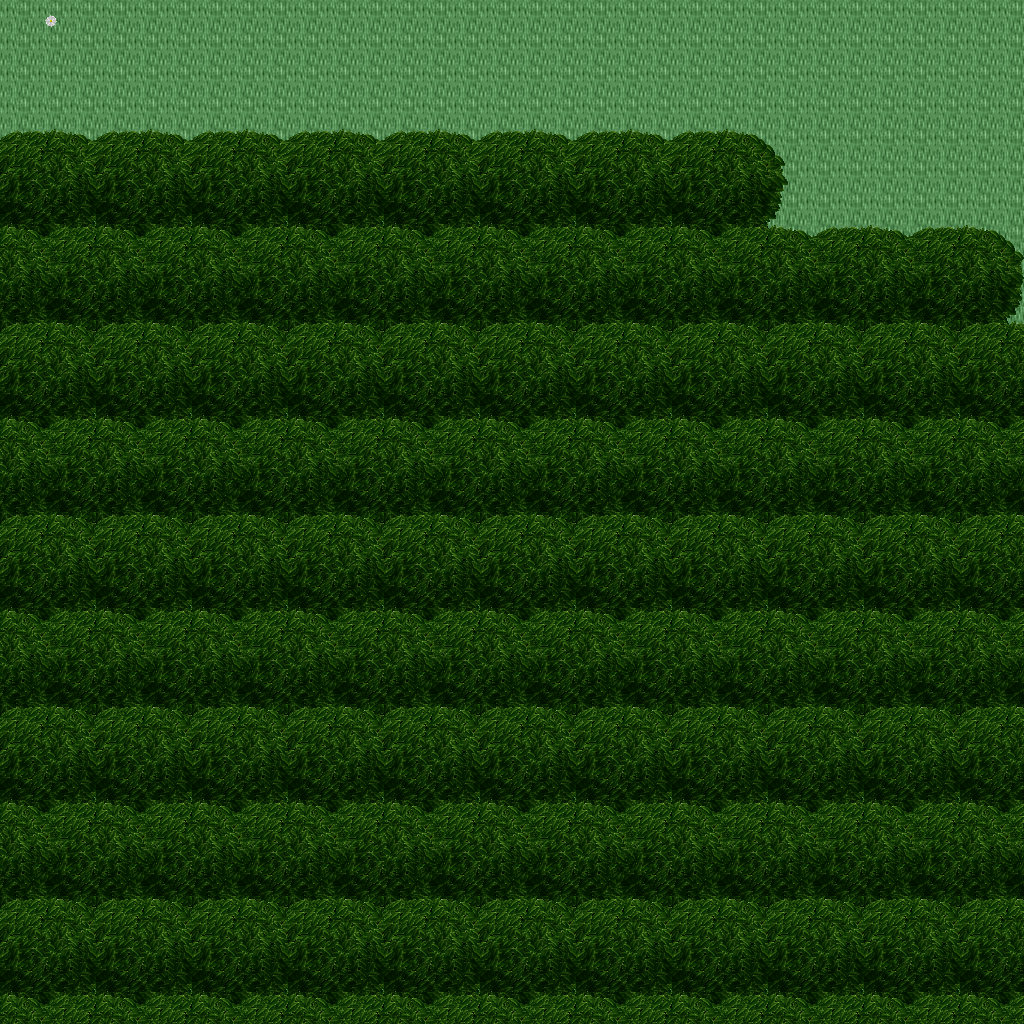

This is a level from a 2D game, rendered from its Tiled map with the project's own tilesets. A one-line summary and the map file follow, with tile-layer data summarised:
An orthogonal 32x32 tile map with 32x32 px tiles, 5 tile layers (Ground, Objects, Objects2, Above, ...), 1 hidden layer not drawn, 29 tilesets.

<map version="1.10" tiledversion="1.11.0" orientation="orthogonal" renderorder="right-down" width="32" height="32" tilewidth="32" tileheight="32" infinite="0" nextlayerid="11" nextobjectid="1">
 <tileset firstgid="1" name="ground_ground" tilewidth="32" tileheight="32" tilecount="33" columns="3">
  <image source="../drawable/ground_ground.png" width="96" height="352" />
 </tileset>
 <tileset firstgid="34" name="plant_flower_daisy_white" tilewidth="32" tileheight="32" tilecount="8" columns="2">
  <image source="../drawable/plant_flower_daisy_white.png" width="64" height="128" />
 </tileset>
 <tileset firstgid="42" name="plant_grasses" tilewidth="32" tileheight="32" tilecount="6" columns="3">
  <image source="../drawable/plant_grasses.png" width="96" height="64" />
 </tileset>
 <tileset firstgid="48" name="plant_flower_daisy_yellow" tilewidth="32" tileheight="32" tilecount="8" columns="2">
  <image source="../drawable/plant_flower_daisy_yellow.png" width="64" height="128" />
 </tileset>
 <tileset firstgid="56" name="plant_leaves" tilewidth="32" tileheight="32" tilecount="8" columns="4">
  <image source="../drawable/plant_leaves.png" width="128" height="64" />
 </tileset>
 <tileset firstgid="64" name="building_wall_wall_brown" tilewidth="32" tileheight="32" tilecount="12" columns="3">
  <image source="../drawable/building_wall_wall_brown.png" width="96" height="128" />
 </tileset>
 <tileset firstgid="76" name="building_wall_stone" tilewidth="32" tileheight="32" tilecount="12" columns="3">
  <image source="../drawable/building_wall_stone.png" width="96" height="128" />
 </tileset>
 <tileset firstgid="88" name="plant_bush_bushes" tilewidth="32" tileheight="32" tilecount="10" columns="5">
  <image source="../drawable/plant_bush_bushes.png" width="160" height="64" />
 </tileset>
 <tileset firstgid="98" name="plant_cactus" tilewidth="32" tileheight="32" tilecount="2" columns="1">
  <image source="../drawable/plant_cactus.png" width="32" height="64" />
 </tileset>
 <tileset firstgid="100" name="plant_stump_stump_brown" tilewidth="32" tileheight="32" tilecount="4" columns="2">
  <image source="../drawable/plant_stump_stump_brown.png" width="64" height="64" />
 </tileset>
 <tileset firstgid="104" name="plant_tree_tree_darkgreen" tilewidth="32" tileheight="32" tilecount="88" columns="8">
  <image source="../drawable/plant_tree_tree_darkgreen.png" width="256" height="352" />
 </tileset>
 <tileset firstgid="192" name="building_window_window_long" tilewidth="32" tileheight="32" tilecount="3" columns="3">
  <image source="../drawable/building_window_window_long.png" width="96" height="32" />
 </tileset>
 <tileset firstgid="195" name="building_door_door_n" tilewidth="32" tileheight="32" tilecount="6" columns="3">
  <image source="../drawable/building_door_door_n.png" width="96" height="64" />
 </tileset>
 <tileset firstgid="201" name="building_roof_green" tilewidth="32" tileheight="32" tilecount="20" columns="5">
  <image source="../drawable/building_roof_green.png" width="160" height="128" />
 </tileset>
 <tileset firstgid="221" name="plant_vine" tilewidth="32" tileheight="32" tilecount="3" columns="1">
  <image source="../drawable/plant_vine.png" width="32" height="96" />
 </tileset>
 <tileset firstgid="224" name="item_corpse_skull_dark" tilewidth="32" tileheight="32" tilecount="2" columns="2">
  <image source="../drawable/item_corpse_skull_dark.png" width="64" height="32" />
 </tileset>
 <tileset firstgid="226" name="logic_creature_animal" tilewidth="32" tileheight="32" tilecount="32" columns="8">
  <image source="../drawable/logic_creature_animal.png" width="256" height="128" />
 </tileset>
 <tileset firstgid="258" name="logic_creature_elf" tilewidth="32" tileheight="32" tilecount="16" columns="8">
  <image source="../drawable/logic_creature_elf.png" width="256" height="64" />
 </tileset>
 <tileset firstgid="274" name="logic_collision" tilewidth="32" tileheight="32" tilecount="1" columns="1">
  <image source="../drawable/logic_collision.png" width="32" height="32" />
 </tileset>
 <tileset firstgid="275" name="logic_creature_human_evil" tilewidth="32" tileheight="32" tilecount="16" columns="8">
  <image source="../drawable/logic_creature_human_evil.png" width="256" height="64" />
 </tileset>
 <tileset firstgid="291" name="building_door_closed" tilewidth="32" tileheight="32" tilecount="1" columns="1">
  <image source="../drawable/building_door_closed.png" width="32" height="32" />
 </tileset>
 <tileset firstgid="292" name="logic_portal" tilewidth="32" tileheight="32" tilecount="24" columns="8">
  <image source="../drawable/logic_portal.png" width="256" height="96" />
 </tileset>
 <tileset firstgid="316" name="ground_blue_paving" tilewidth="32" tileheight="32" tilecount="2" columns="1">
  <image source="../drawable/ground_blue_paving.png" width="32" height="64" />
 </tileset>
 <tileset firstgid="318" name="ground_green_paving" tilewidth="32" tileheight="32" tilecount="18" columns="3">
  <image source="../drawable/ground_green_paving.png" width="96" height="192" />
 </tileset>
 <tileset firstgid="336" name="logic_protection" tilewidth="32" tileheight="32" tilecount="2" columns="2">
  <image source="../drawable/logic_protection.png" width="64" height="32" />
 </tileset>
 <tileset firstgid="338" name="object_rotating_crystal" tilewidth="32" tileheight="32" tilecount="48" columns="8">
  <image source="../drawable/object_rotating_crystal.png" width="256" height="192" />
 </tileset>
 <tileset firstgid="386" name="light_white_1x1" tilewidth="32" tileheight="32" tilecount="1" columns="1">
  <image source="../drawable/light_white_1x1.png" width="32" height="32" />
 </tileset>
 <tileset firstgid="387" name="light_light_5x5" tilewidth="32" tileheight="32" tilecount="25" columns="5">
  <image source="../drawable/light_light_5x5.png" width="160" height="160" />
 </tileset>
 <tileset firstgid="412" name="logic_creature_ogre" tilewidth="32" tileheight="32" tilecount="4" columns="4">
  <image source="../drawable/logic_creature_ogre.png" width="128" height="32" />
 </tileset>
 <layer id="1" name="Ground" width="32" height="32">
  <data>[1024 cells, 1024 non-empty, 1 distinct tile ids]</data>
 </layer>
 <layer id="2" name="Objects" width="32" height="32">
  <data>[1024 cells, 1 non-empty, 1 distinct tile ids]</data>
 </layer>
 <layer id="3" name="Objects2" width="32" height="32">
  <data>[1024 cells, 0 non-empty, 0 distinct tile ids]</data>
 </layer>
 <layer id="4" name="Above" width="32" height="32">
  <data>[1024 cells, 875 non-empty, 36 distinct tile ids]</data>
 </layer>
 <layer id="5" name="Above2" width="32" height="32">
  <data>[1024 cells, 8 non-empty, 2 distinct tile ids]</data>
 </layer>
 <layer id="6" name="Walkable" width="32" height="32" visible="0">
  <data>[1024 cells, 835 non-empty, 1 distinct tile ids]</data>
 </layer>
 <objectgroup id="7" name="Mapevents" />
 <objectgroup id="8" name="Spawn" />
 <objectgroup id="9" name="Keys" />
 <objectgroup id="10" name="Replace" />
</map>
